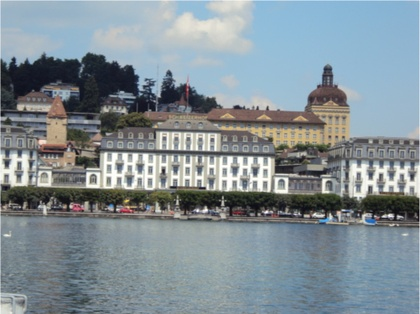
%> input picture A2-160050003-160050010-160050052/Q4/input/pier/1.JPG, 420 x 314 px, shrunk from 501 x 375 before the run; its folder holds 3 pictures in this run
$ octave myMainScript.m   (GNU Octave 9; MATLAB toolbox functions it lacks are replaced by stand-ins)
%> lines starting %> are read from the running program, lines starting %| are printed output that depends on the picture
%% MyMainScript

tic;
Path = '../input/pier';
DIR = dir(Path);
N = size(DIR, 1)-2;
if N==2
    I1 = imread(strcat(Path, '/1.JPG'));
    I2 = imread(strcat(Path, '/2.JPG'));
    points1 = detectSURFFeatures(rgb2gray(I1));
    points2 = detectSURFFeatures(rgb2gray(I2));
    [f1,vpts1] = extractFeatures(rgb2gray(I1),points1);
    [f2,vpts2] = extractFeatures(rgb2gray(I2),points2);
    indexPairs = matchFeatures(f1,f2) ;
    matchedPoints1 = vpts1(indexPairs(:,1));
    matchedPoints2 = vpts2(indexPairs(:,2));
    H12 = ransacHomography(matchedPoints1.Location, matchedPoints2.Location, 0.1);
    S = zeros(2*size(I1,1)+20, 2*size(I1,2)+20, 3);
    S(size(I1,1)+1:end-20,21:size(I1,2)+20,:) = I1;
    for i=1:size(S,1)
        for j=1:size(S,2)
            if (j<=20 || j>size(I1,2)+20 || i<=size(I1,1) || i>size(S,1)-20)
                y = H12*[j-20; i-size(I1,1);1];
                y = y ./ repmat(y(3, :), 3, 1);
                y = round(y(1:2,:));
                if(1<=y(1) && y(1)<=size(I2,2) && 1<=y(2) && y(2)<=size(I2,1))
                    S(i,j,:) = I2(y(2), y(1),:);
                end
            end
        end
    end
elseif N==3
    I1 = imread(strcat(Path, '/1.JPG'));
%> I1 is the input picture: size 314x420x3 uint8; mean R, G, B 130.7, 143, 149.6
    I2 = imread(strcat(Path, '/2.JPG'));
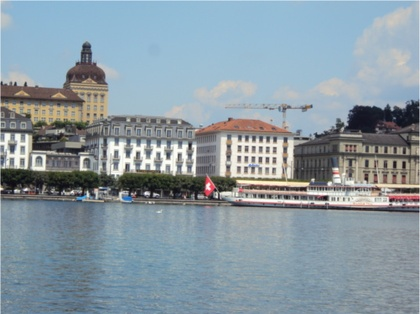
%> input picture A2-160050003-160050010-160050052/Q4/input/pier/2.JPG, 420 x 314 px, shrunk from 501 x 375 before the run
%> I2 is the input picture: size 314x420x3 uint8; mean R, G, B 137.6, 152.9, 162.2
    I3 = imread(strcat(Path, '/3.JPG'));
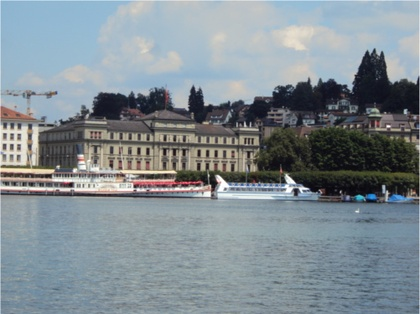
%> input picture A2-160050003-160050010-160050052/Q4/input/pier/3.JPG, 420 x 314 px, shrunk from 501 x 375 before the run
%> I3 is the input picture: size 314x420x3 uint8; mean R, G, B 129.1, 139.8, 146.2
%> (the run ends here)
